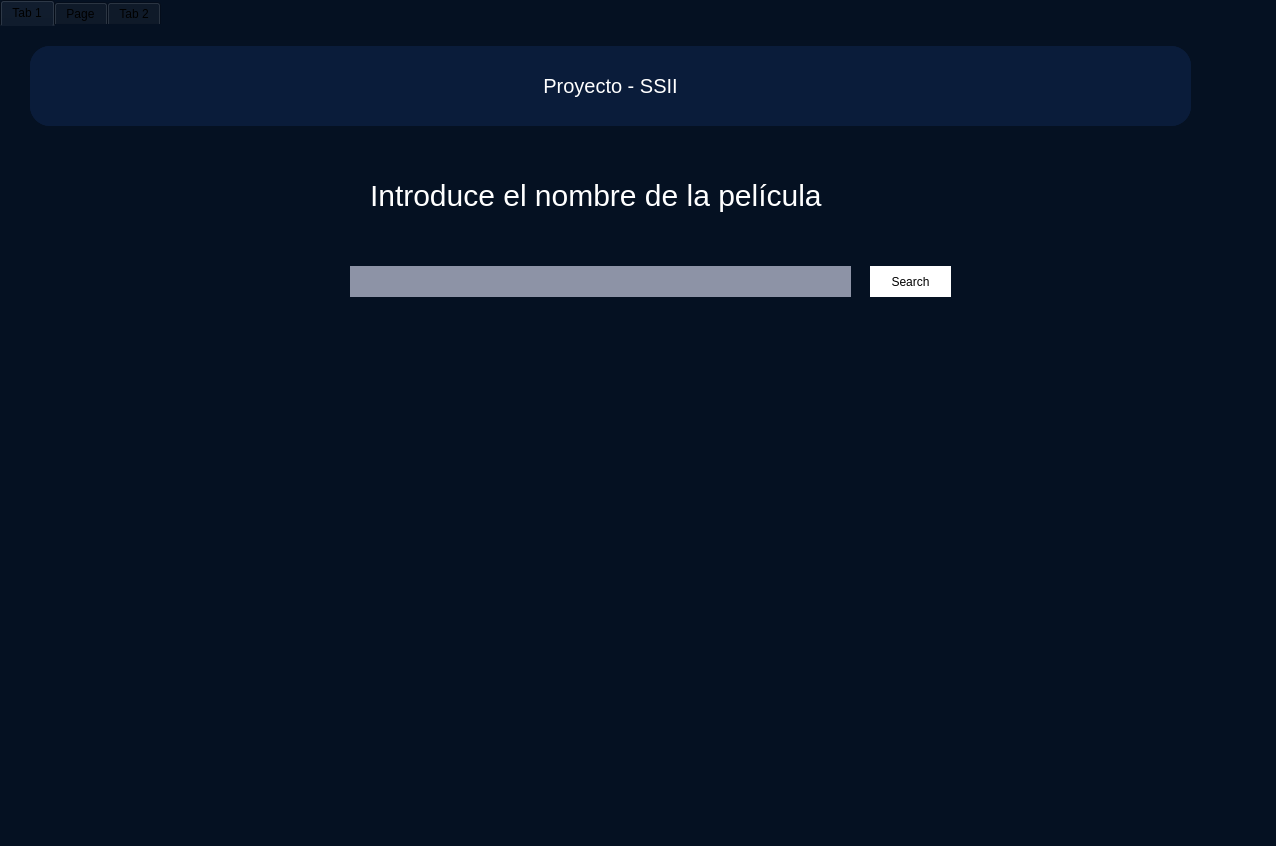
<?xml version="1.0" encoding="UTF-8"?>
<ui version="4.0">
 <class>MainWindow</class>
 <widget class="QMainWindow" name="MainWindow">
  <property name="geometry">
   <rect>
    <x>0</x>
    <y>0</y>
    <width>1276</width>
    <height>846</height>
   </rect>
  </property>
  <property name="font">
   <font>
    <family>Noto Sans Hebrew</family>
    <pointsize>22</pointsize>
    <weight>75</weight>
    <bold>true</bold>
   </font>
  </property>
  <property name="windowTitle">
   <string>MainWindow</string>
  </property>
  <property name="styleSheet">
   <string notr="true">
background-color: rgb(5,17,34);</string>
  </property>
  <widget class="QWidget" name="centralwidget">
   <widget class="QTabWidget" name="tabWidget">
    <property name="geometry">
     <rect>
      <x>0</x>
      <y>0</y>
      <width>1281</width>
      <height>891</height>
     </rect>
    </property>
    <property name="styleSheet">
     <string notr="true">border: none;</string>
    </property>
    <property name="currentIndex">
     <number>0</number>
    </property>
    <widget class="QWidget" name="tab">
     <attribute name="title">
      <string>Tab 1</string>
     </attribute>
     <widget class="QLabel" name="label_3">
      <property name="enabled">
       <bool>true</bool>
      </property>
      <property name="geometry">
       <rect>
        <x>370</x>
        <y>130</y>
        <width>711</width>
        <height>78</height>
       </rect>
      </property>
      <property name="font">
       <font>
        <pointsize>-1</pointsize>
       </font>
      </property>
      <property name="styleSheet">
       <string notr="true">color: rgb(255, 255, 255);
font-size: 30px;
</string>
      </property>
      <property name="text">
       <string>Introduce el nombre de la película</string>
      </property>
     </widget>
     <widget class="QWidget" name="horizontalWidget" native="true">
      <property name="geometry">
       <rect>
        <x>30</x>
        <y>20</y>
        <width>1161</width>
        <height>80</height>
       </rect>
      </property>
      <property name="styleSheet">
       <string notr="true">
border-radius: 20px;
background-color:#0a1c3a;
</string>
      </property>
      <layout class="QHBoxLayout" name="horizontalLayout">
       <item>
        <widget class="QLabel" name="label">
         <property name="enabled">
          <bool>true</bool>
         </property>
         <property name="styleSheet">
          <string notr="true">color: rgb(255, 255, 255);
font-size: 20px;
</string>
         </property>
         <property name="text">
          <string>Proyecto - SSII</string>
         </property>
         <property name="alignment">
          <set>Qt::AlignCenter</set>
         </property>
        </widget>
       </item>
      </layout>
     </widget>
     <widget class="QPlainTextEdit" name="plainTextEdit">
      <property name="geometry">
       <rect>
        <x>350</x>
        <y>240</y>
        <width>501</width>
        <height>31</height>
       </rect>
      </property>
      <property name="styleSheet">
       <string notr="true">color: rgb(255, 255, 255);
background-color: rgb(141, 147, 166);
border: none;
font-size: 16px;
</string>
      </property>
     </widget>
     <widget class="QPushButton" name="pushButton">
      <property name="geometry">
       <rect>
        <x>870</x>
        <y>240</y>
        <width>81</width>
        <height>31</height>
       </rect>
      </property>
      <property name="styleSheet">
       <string notr="true">background-color: rgb(255, 255, 255);
color: rgb(0, 0, 0);
border-radius: 20px;</string>
      </property>
      <property name="text">
       <string>Search</string>
      </property>
     </widget>
     <widget class="QWidget" name="horizontalLayoutWidget">
      <property name="geometry">
       <rect>
        <x>30</x>
        <y>350</y>
        <width>1221</width>
        <height>331</height>
       </rect>
      </property>
      <layout class="QHBoxLayout" name="horizontalLayout_2">
       <item>
        <layout class="QVBoxLayout" name="verticalLayout">
         <item>
          <widget class="QLabel" name="label_5">
           <property name="text">
            <string/>
           </property>
           <property name="pixmap">
            <pixmap resource="../assets/ll.qrc">:/newPrefix/icon _magnifying glass.png</pixmap>
           </property>
          </widget>
         </item>
        </layout>
       </item>
       <item>
        <widget class="QLabel" name="label_6">
         <property name="text">
          <string/>
         </property>
         <property name="pixmap">
          <pixmap resource="../assets/ll.qrc">:/newPrefix/icon _magnifying glass.png</pixmap>
         </property>
        </widget>
       </item>
       <item>
        <widget class="QLabel" name="label_7">
         <property name="text">
          <string/>
         </property>
         <property name="pixmap">
          <pixmap resource="../assets/ll.qrc">:/newPrefix/icon _magnifying glass.png</pixmap>
         </property>
        </widget>
       </item>
       <item>
        <widget class="QLabel" name="label_8">
         <property name="text">
          <string/>
         </property>
         <property name="pixmap">
          <pixmap resource="../assets/ll.qrc">:/newPrefix/icon _magnifying glass.png</pixmap>
         </property>
        </widget>
       </item>
       <item>
        <widget class="QLabel" name="label_9">
         <property name="text">
          <string/>
         </property>
         <property name="pixmap">
          <pixmap resource="../assets/ll.qrc">:/newPrefix/icon _magnifying glass.png</pixmap>
         </property>
        </widget>
       </item>
      </layout>
     </widget>
     <widget class="QLabel" name="label_2">
      <property name="geometry">
       <rect>
        <x>30</x>
        <y>700</y>
        <width>231</width>
        <height>16</height>
       </rect>
      </property>
      <property name="styleSheet">
       <string notr="true">color: rgb(255, 255, 255);</string>
      </property>
      <property name="text">
       <string/>
      </property>
     </widget>
     <widget class="QLabel" name="label_4">
      <property name="geometry">
       <rect>
        <x>270</x>
        <y>700</y>
        <width>231</width>
        <height>16</height>
       </rect>
      </property>
      <property name="styleSheet">
       <string notr="true">color: rgb(255, 255, 255);</string>
      </property>
      <property name="text">
       <string/>
      </property>
     </widget>
     <widget class="QLabel" name="label_19">
      <property name="geometry">
       <rect>
        <x>520</x>
        <y>700</y>
        <width>231</width>
        <height>16</height>
       </rect>
      </property>
      <property name="styleSheet">
       <string notr="true">color: rgb(255, 255, 255);</string>
      </property>
      <property name="text">
       <string/>
      </property>
     </widget>
     <widget class="QLabel" name="label_20">
      <property name="geometry">
       <rect>
        <x>770</x>
        <y>700</y>
        <width>231</width>
        <height>16</height>
       </rect>
      </property>
      <property name="styleSheet">
       <string notr="true">color: rgb(255, 255, 255);</string>
      </property>
      <property name="text">
       <string/>
      </property>
     </widget>
     <widget class="QLabel" name="label_21">
      <property name="geometry">
       <rect>
        <x>1020</x>
        <y>700</y>
        <width>231</width>
        <height>16</height>
       </rect>
      </property>
      <property name="styleSheet">
       <string notr="true">color: rgb(255, 255, 255);</string>
      </property>
      <property name="text">
       <string/>
      </property>
     </widget>
     <widget class="QLabel" name="loader">
      <property name="geometry">
       <rect>
        <x>570</x>
        <y>290</y>
        <width>101</width>
        <height>71</height>
       </rect>
      </property>
      <property name="text">
       <string/>
      </property>
      <property name="pixmap">
       <pixmap resource="../assets/ll.qrc">:/newPrefix/icon _magnifying glass.png</pixmap>
      </property>
     </widget>
    </widget>
    <widget class="QWidget" name="tab_3">
     <attribute name="title">
      <string>Page</string>
     </attribute>
     <widget class="QLabel" name="label_23">
      <property name="geometry">
       <rect>
        <x>440</x>
        <y>80</y>
        <width>591</width>
        <height>31</height>
       </rect>
      </property>
      <property name="font">
       <font>
        <family>Noto Naskh Arabic</family>
        <pointsize>18</pointsize>
        <weight>75</weight>
        <bold>true</bold>
       </font>
      </property>
      <property name="styleSheet">
       <string notr="true">color: rgb(255, 255, 255);</string>
      </property>
      <property name="text">
       <string>Predicción de valoracion de película </string>
      </property>
     </widget>
     <widget class="QPlainTextEdit" name="plainTextEdit_4">
      <property name="geometry">
       <rect>
        <x>400</x>
        <y>170</y>
        <width>501</width>
        <height>31</height>
       </rect>
      </property>
      <property name="styleSheet">
       <string notr="true">color: rgb(255, 255, 255);
background-color: rgb(141, 147, 166);
border: none;
font-size: 16px;
</string>
      </property>
     </widget>
     <widget class="QPushButton" name="pushButton_5">
      <property name="geometry">
       <rect>
        <x>920</x>
        <y>170</y>
        <width>75</width>
        <height>31</height>
       </rect>
      </property>
      <property name="styleSheet">
       <string notr="true">background-color:#fff;</string>
      </property>
      <property name="text">
       <string>Abrir</string>
      </property>
     </widget>
     <widget class="QPushButton" name="pushButton_6">
      <property name="geometry">
       <rect>
        <x>620</x>
        <y>400</y>
        <width>75</width>
        <height>23</height>
       </rect>
      </property>
      <property name="styleSheet">
       <string notr="true">background-color:#fff;</string>
      </property>
      <property name="text">
       <string>Predecir</string>
      </property>
     </widget>
     <widget class="QLabel" name="label_10">
      <property name="geometry">
       <rect>
        <x>310</x>
        <y>500</y>
        <width>701</width>
        <height>191</height>
       </rect>
      </property>
      <property name="font">
       <font>
        <family>Noto Sans Arabic</family>
        <pointsize>12</pointsize>
        <weight>75</weight>
        <bold>true</bold>
       </font>
      </property>
      <property name="styleSheet">
       <string notr="true">color: rgb(255, 255, 255);</string>
      </property>
      <property name="text">
       <string>&lt;html&gt;&lt;head/&gt;&lt;body&gt;&lt;p align=&quot;center&quot;&gt;&lt;br/&gt;&lt;/p&gt;&lt;/body&gt;&lt;/html&gt;</string>
      </property>
      <property name="alignment">
       <set>Qt::AlignCenter</set>
      </property>
     </widget>
     <widget class="QPlainTextEdit" name="plainTextEdit_2">
      <property name="geometry">
       <rect>
        <x>400</x>
        <y>320</y>
        <width>501</width>
        <height>31</height>
       </rect>
      </property>
      <property name="styleSheet">
       <string notr="true">color: rgb(255, 255, 255);
background-color: rgb(141, 147, 166);
border: none;
font-size: 16px;</string>
      </property>
     </widget>
     <widget class="QLabel" name="label_11">
      <property name="geometry">
       <rect>
        <x>190</x>
        <y>180</y>
        <width>181</width>
        <height>21</height>
       </rect>
      </property>
      <property name="font">
       <font>
        <family>Noto Naskh Arabic</family>
        <pointsize>12</pointsize>
        <weight>75</weight>
        <bold>true</bold>
       </font>
      </property>
      <property name="styleSheet">
       <string notr="true">color: rgb(255, 255, 255);</string>
      </property>
      <property name="text">
       <string>Selecciona el usuario:</string>
      </property>
     </widget>
     <widget class="QLabel" name="label_12">
      <property name="geometry">
       <rect>
        <x>110</x>
        <y>330</y>
        <width>271</width>
        <height>21</height>
       </rect>
      </property>
      <property name="font">
       <font>
        <family>Noto Naskh Arabic</family>
        <pointsize>12</pointsize>
        <weight>75</weight>
        <bold>true</bold>
       </font>
      </property>
      <property name="styleSheet">
       <string notr="true">color: rgb(255, 255, 255);</string>
      </property>
      <property name="text">
       <string>Introduce nombre de la película:</string>
      </property>
     </widget>
    </widget>
    <widget class="QWidget" name="tab_2">
     <attribute name="title">
      <string>Tab 2</string>
     </attribute>
     <widget class="QLabel" name="label_22">
      <property name="geometry">
       <rect>
        <x>490</x>
        <y>30</y>
        <width>501</width>
        <height>31</height>
       </rect>
      </property>
      <property name="font">
       <font>
        <family>Noto Naskh Arabic</family>
        <pointsize>18</pointsize>
        <weight>75</weight>
        <bold>true</bold>
       </font>
      </property>
      <property name="styleSheet">
       <string notr="true">color: rgb(255, 255, 255);</string>
      </property>
      <property name="text">
       <string>Predicción de N películas</string>
      </property>
     </widget>
     <widget class="QTableWidget" name="tableWidget">
      <property name="geometry">
       <rect>
        <x>290</x>
        <y>240</y>
        <width>691</width>
        <height>381</height>
       </rect>
      </property>
      <property name="sizePolicy">
       <sizepolicy hsizetype="MinimumExpanding" vsizetype="Expanding">
        <horstretch>0</horstretch>
        <verstretch>0</verstretch>
       </sizepolicy>
      </property>
      <property name="styleSheet">
       <string notr="true">background-color:#fff;</string>
      </property>
      <column>
       <property name="text">
        <string>Titulo</string>
       </property>
      </column>
      <column>
       <property name="text">
        <string>Prediccion</string>
       </property>
      </column>
     </widget>
     <widget class="QPushButton" name="pushButton_3">
      <property name="geometry">
       <rect>
        <x>590</x>
        <y>180</y>
        <width>75</width>
        <height>23</height>
       </rect>
      </property>
      <property name="styleSheet">
       <string notr="true">background-color:#fff;</string>
      </property>
      <property name="text">
       <string>Predecir</string>
      </property>
     </widget>
     <widget class="QPlainTextEdit" name="plainTextEdit_3">
      <property name="geometry">
       <rect>
        <x>380</x>
        <y>110</y>
        <width>501</width>
        <height>31</height>
       </rect>
      </property>
      <property name="styleSheet">
       <string notr="true">color: rgb(255, 255, 255);
background-color: rgb(141, 147, 166);
border: none;
font-size: 16px;</string>
      </property>
     </widget>
     <widget class="QPushButton" name="pushButton_4">
      <property name="geometry">
       <rect>
        <x>900</x>
        <y>110</y>
        <width>75</width>
        <height>31</height>
       </rect>
      </property>
      <property name="styleSheet">
       <string notr="true">background-color:#fff;</string>
      </property>
      <property name="text">
       <string>Abrir</string>
      </property>
     </widget>
     <widget class="QLabel" name="label_13">
      <property name="geometry">
       <rect>
        <x>170</x>
        <y>120</y>
        <width>181</width>
        <height>21</height>
       </rect>
      </property>
      <property name="font">
       <font>
        <family>Noto Naskh Arabic</family>
        <pointsize>12</pointsize>
        <weight>75</weight>
        <bold>true</bold>
       </font>
      </property>
      <property name="styleSheet">
       <string notr="true">color: rgb(255, 255, 255);</string>
      </property>
      <property name="text">
       <string>Selecciona el usuario:</string>
      </property>
     </widget>
     <widget class="QPlainTextEdit" name="plainTextEdit_5">
      <property name="geometry">
       <rect>
        <x>380</x>
        <y>180</y>
        <width>81</width>
        <height>31</height>
       </rect>
      </property>
      <property name="styleSheet">
       <string notr="true">color: rgb(255, 255, 255);
background-color: rgb(141, 147, 166);
border: none;
font-size: 16px;</string>
      </property>
     </widget>
     <widget class="QLabel" name="label_14">
      <property name="geometry">
       <rect>
        <x>180</x>
        <y>190</y>
        <width>181</width>
        <height>21</height>
       </rect>
      </property>
      <property name="font">
       <font>
        <family>Noto Naskh Arabic</family>
        <pointsize>12</pointsize>
        <weight>75</weight>
        <bold>true</bold>
       </font>
      </property>
      <property name="styleSheet">
       <string notr="true">color: rgb(255, 255, 255);</string>
      </property>
      <property name="text">
       <string>Número de películas:</string>
      </property>
     </widget>
    </widget>
   </widget>
  </widget>
  <widget class="QMenuBar" name="menubar">
   <property name="geometry">
    <rect>
     <x>0</x>
     <y>0</y>
     <width>1276</width>
     <height>21</height>
    </rect>
   </property>
  </widget>
  <widget class="QStatusBar" name="statusbar"/>
 </widget>
 <resources>
  <include location="../assets/img.qrc"/>
  <include location="../assets/img.qrc"/>
  <include location="../assets/ll.qrc"/>
  <include location="../assets/ll.qrc"/>
 </resources>
 <connections/>
</ui>
